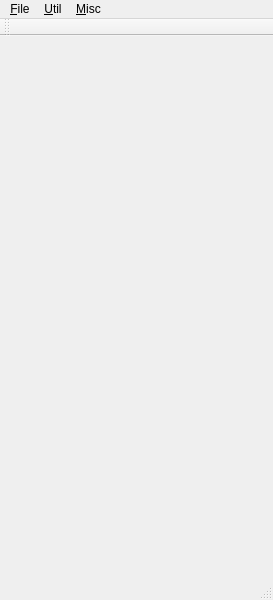
<?xml version="1.0" encoding="UTF-8"?>
<ui version="4.0">
 <class>MainWindow</class>
 <widget class="QMainWindow" name="MainWindow">
  <property name="geometry">
   <rect>
    <x>0</x>
    <y>0</y>
    <width>273</width>
    <height>600</height>
   </rect>
  </property>
  <property name="windowTitle">
   <string>AppleSAWS</string>
  </property>
  <widget class="QWidget" name="centralwidget">
   <layout class="QGridLayout" name="gridLayout">
    <item row="0" column="0">
     <widget class="CatalogWidget" name="catalogWidget" native="true">
      <property name="sizePolicy">
       <sizepolicy hsizetype="Expanding" vsizetype="Preferred">
        <horstretch>2</horstretch>
        <verstretch>0</verstretch>
       </sizepolicy>
      </property>
      <property name="minimumSize">
       <size>
        <width>200</width>
        <height>0</height>
       </size>
      </property>
      <property name="baseSize">
       <size>
        <width>300</width>
        <height>0</height>
       </size>
      </property>
     </widget>
    </item>
   </layout>
  </widget>
  <widget class="QMenuBar" name="menubar">
   <property name="geometry">
    <rect>
     <x>0</x>
     <y>0</y>
     <width>273</width>
     <height>21</height>
    </rect>
   </property>
   <widget class="QMenu" name="menu_File">
    <property name="title">
     <string>&amp;File</string>
    </property>
    <addaction name="action_Load_Disk_Image"/>
    <addaction name="action_Unload_Disk_Image"/>
    <addaction name="separator"/>
    <addaction name="action_Quit"/>
   </widget>
   <widget class="QMenu" name="menu_Util">
    <property name="title">
     <string>&amp;Util</string>
    </property>
    <addaction name="action_Hex_Converter"/>
    <addaction name="action_Disk_Explorer"/>
   </widget>
   <widget class="QMenu" name="menuDocs">
    <property name="title">
     <string>&amp;Misc</string>
    </property>
    <addaction name="action_HRCG_Commands"/>
   </widget>
   <addaction name="menu_File"/>
   <addaction name="menu_Util"/>
   <addaction name="menuDocs"/>
  </widget>
  <widget class="QStatusBar" name="statusbar"/>
  <widget class="QToolBar" name="toolBar">
   <property name="windowTitle">
    <string>toolBar</string>
   </property>
   <attribute name="toolBarArea">
    <enum>TopToolBarArea</enum>
   </attribute>
   <attribute name="toolBarBreak">
    <bool>false</bool>
   </attribute>
  </widget>
  <action name="action_Load_Disk_Image">
   <property name="text">
    <string>&amp;Load Disk Image</string>
   </property>
  </action>
  <action name="action_Quit">
   <property name="text">
    <string>&amp;Quit</string>
   </property>
  </action>
  <action name="action_Unload_Disk_Image">
   <property name="text">
    <string>&amp;Unload Disk Image</string>
   </property>
  </action>
  <action name="action_Hex_Converter">
   <property name="text">
    <string>&amp;Hex Converter...</string>
   </property>
  </action>
  <action name="action_HRCG_Commands">
   <property name="text">
    <string>&amp;HRCG Commands</string>
   </property>
  </action>
  <action name="action_Disk_Explorer">
   <property name="text">
    <string>&amp;Disk Explorer...</string>
   </property>
  </action>
 </widget>
 <customwidgets>
  <customwidget>
   <class>CatalogWidget</class>
   <extends>QWidget</extends>
   <header>catalogwidget.h</header>
   <container>1</container>
  </customwidget>
 </customwidgets>
 <resources/>
 <connections/>
</ui>
